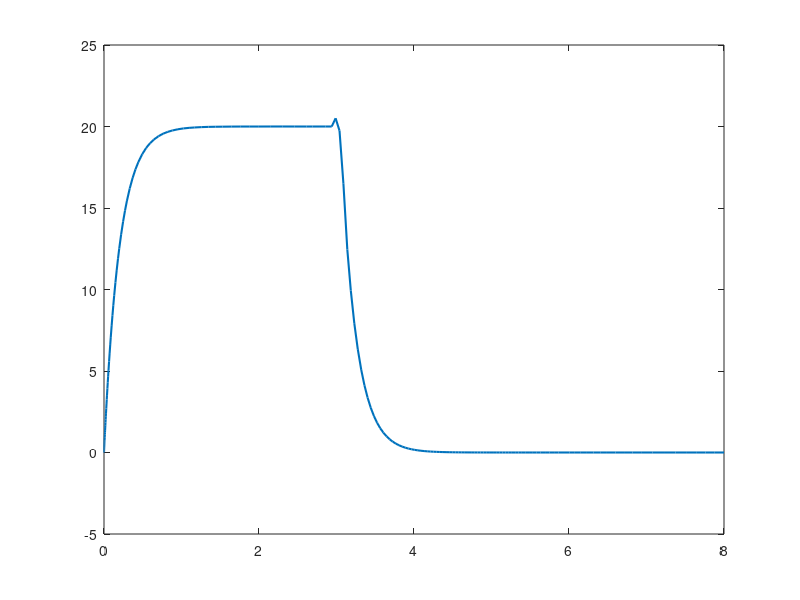

MATLAB code for this plot: (Note: this script raises an error after producing the figure.)
% Flywheel: motor-driven spin-up then coast-down
% Solved numerically with ode45 (tau is time-varying)

M = 2;               % mass of disc, kg
R = 0.1;              % radius of disc, m
b = 0.05;             % friction coefficient
I = 0.5*M*R^2;        % moment of inertia, solid disc

tau_0 = 1;            % motor torque while engaged, Nm
t_cutoff = 3;         % motor disengages at 3s

tau_func = @(t) tau_0 * (t < t_cutoff);   % torque on until cutoff, then zero
odefun = @(t, omega) (tau_func(t) - b*omega) / I;

tspan = [0 8];        % solve from t=0 to t=8 seconds
omega0 = 0;           % initial condition: starts at rest

[t, omega] = ode45(odefun, tspan, omega0);   % call ode45

% --- numeric outputs ---
idx_cutoff = find(t >= t_cutoff, 1);
omega_at_cutoff = omega(idx_cutoff);
omega_final = omega(end);

printf("Omega at motor cutoff (t=3s): %.4f rad/s\n", omega_at_cutoff);
printf("Omega at end of run (t=8s): %.6f rad/s\n", omega_final);

% --- piecewise analytic solution, for verification against ode45 ---
omega1 = @(t) (tau_0/b) * (1 - exp(-(b/I)*t));             % stage 1: torque applied
omega_at_cut = omega1(t_cutoff);
omega2 = @(t) omega_at_cut * exp(-(b/I)*(t - t_cutoff));   % stage 2: coasting down

omega_analytic = zeros(size(t));
omega_analytic(t < t_cutoff) = omega1(t(t < t_cutoff));
omega_analytic(t >= t_cutoff) = omega2(t(t >= t_cutoff));

err = abs(omega - omega_analytic);
printf("Max error, ode45 vs piecewise analytic: %.6f rad/s (%.4f%% of peak)\n", ...
    max(err), max(err)/max(omega)*100);

% --- plotting ---
plot(t, omega, 'LineWidth', 1.5);
xline(t_cutoff, '--k', 'Motor cutoff');
xlabel('Time (s)');
ylabel('Angular velocity, omega (rad/s)');
title('Flywheel: motor-driven spin-up then coast-down');
grid on;
